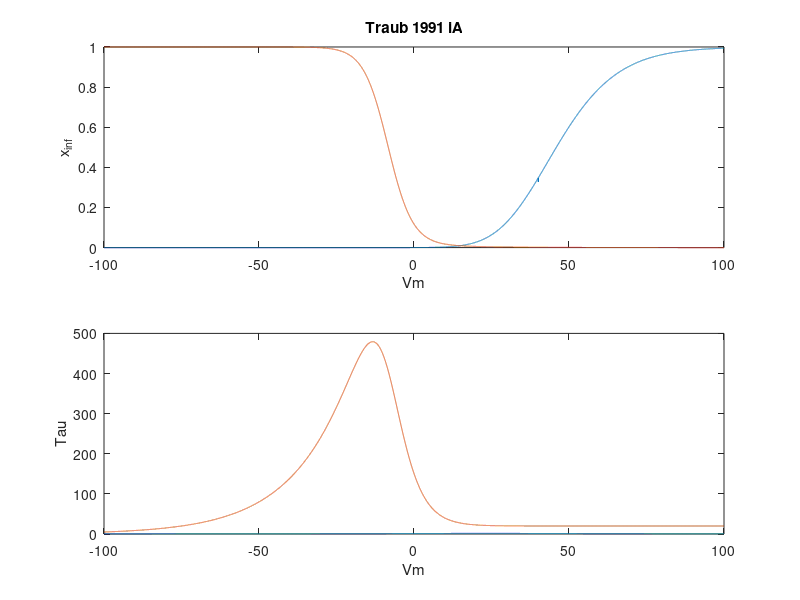

Write MATLAB code to recreate this figure.

% # A: A-current
% Traub 1991


%%
% IA
V=-100:0.01:100; V=V';

aalpha=0.02*(13.1-V) ./ (exp((13.1-V)/10)-1);
abeta = 0.0175*(V-40.1) ./ (exp((V-40.1)/10)-1);

balpha = 0.0016*exp((-13-V)./18);
bbeta = 0.05 ./ (1+exp((10.1-V)/5));


atau = 1./(aalpha + abeta);
btau = 1./(balpha + bbeta);


ainf = aalpha .* atau;
binf = balpha .* btau;


figure; subplot(211);plot(V,[ainf.^4 binf]); ylabel('x_{inf}'); xlabel('Vm'); title ('Traub 1991 iA');
subplot(212); plot(V,[atau btau]); ylabel('Tau'); xlabel('Vm');